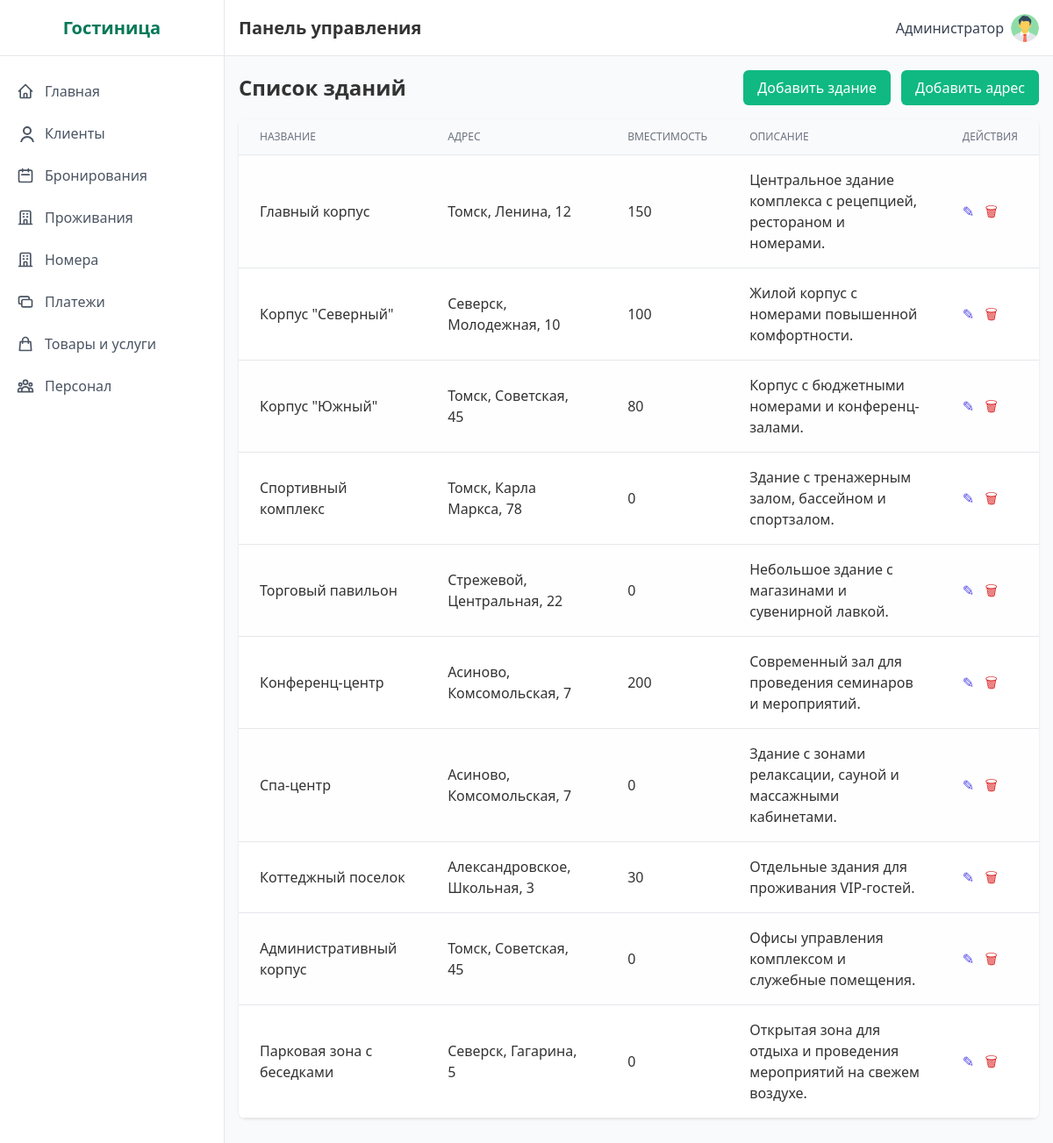
The app's page /buildings/ (signed in) with its own data.
### hotel/models.py (models this page shows, shortened)
class Building(models.Model):
    name = models.CharField('Название гостиницы', max_length=200)
    description = models.TextField('Описание здания')
    capacity = models.IntegerField('Количество мест')
    address = models.ForeignKey(Address, on_delete=models.CASCADE, verbose_name='Адрес', related_name='buildings')
    products = models.ManyToManyField(Product, through='BuildingProducts', verbose_name='Товары')
    services = models.ManyToManyField(Service, through='BuildingServices', verbose_name='Услуги')
    class Meta:
        verbose_name = 'Гостиница'
        verbose_name_plural = 'Гостиницы'

class Address(models.Model):
    city = models.CharField('Город', max_length=100)
    street = models.CharField('Улица', max_length=100)
    house = models.CharField('Номер дома', max_length=20)
    class Meta:
        verbose_name = 'Адрес'
        verbose_name_plural = 'Адреса'
    def __str__(self):
        return f"{self.city}, {self.street}, {self.house}"

### hotel/views.py (the view)
# urls.py: path('buildings/', views.BuildingListView.as_view(), name='building_list'),
class BuildingListView(ProtectedView, ListView):
    model = Building
    template_name = 'hotel/building_list.html'
    context_object_name = 'buildings'

### templates/hotel/building_list.html (shortened to what this page needs)
{% extends 'base.html' %}
{% block content %}
<div class="mb-8">
    <div class="flex justify-between items-center mb-4">
        <h2 class="text-2xl font-semibold">Список зданий</h2>
        <div class="space-x-2">
            <a href="{% url 'building_add' %}" class="btn-primary">Добавить здание</a>
            <a href="{% url 'address_list' %}" class="btn-primary">Добавить адрес</a>
        </div>
    </div>
    <div class="bg-white rounded-lg shadow overflow-hidden">
        <table class="min-w-full divide-y divide-gray-200">
            <thead class="bg-gray-50">
                <tr>
                    <th class="px-6 py-3 text-left text-xs font-medium text-gray-500 uppercase">Название</th>
                    <th class="px-6 py-3 text-left text-xs font-medium text-gray-500 uppercase">Адрес</th>
                    <th class="px-6 py-3 text-left text-xs font-medium text-gray-500 uppercase">Вместимость</th>
                    <th class="px-6 py-3 text-left text-xs font-medium text-gray-500 uppercase">Описание</th>
                    <th class="px-6 py-3 text-left text-xs font-medium text-gray-500 uppercase">Действия</th>
                </tr>
            </thead>
            <tbody class="bg-white divide-y divide-gray-200">
                {% for b in buildings %}
                <tr>
                    <td class="px-6 py-4">{{ b.name }}</td>
                    <td class="px-6 py-4">{{ b.address }}</td>
                    <td class="px-6 py-4">{{ b.capacity }}</td>
                    <td class="px-6 py-4">{{ b.description|truncatechars:80 }}</td>
                    <td class="px-6 py-4 space-x-2">
                        <a href="{% url 'building_edit' b.pk %}" class="text-indigo-600 hover:underline">✎</a>
                        <a href="{% url 'building_delete' b.pk %}" class="text-red-600 hover:underline">🗑</a>
                    </td>
                </tr>
                {% empty %}
                <tr>
                    <td colspan="5" class="px-6 py-4 text-center text-gray-500">Нет зарегистрированных зданий.</td>
                </tr>
                {% endfor %}
            </tbody>
        </table>
    </div>
</div>
{% endblock %}

### templates/base.html (shortened to what this page needs)
{% load static %}
<!DOCTYPE html>
<html lang="ru">
<head>
  <link href="https://cdnjs.cloudflare.com/ajax/libs/tailwindcss/2.2.19/tailwind.min.css" rel="stylesheet">
  <link href="{% static 'css/style.css' %}" rel="stylesheet">
</head>
<body class="flex h-screen bg-gray-50">
  {% if request.user.is_authenticated %}
<div class="sidebar w-64 flex-shrink-0 hidden md:block" id="sidebar">
  <div class="sidebar-brand flex items-center justify-center h-16 border-b border-gray-200">
    <h2 class="text-xl font-semibold text-green-700">Гостиница</h2>
  </div>
  <div class="py-4">
    <a href="{% url 'dashboard' %}"
       class="sidebar-link {% if request.resolver_match.url_name == 'dashboard' %}active{% endif %}">
      <span class="flex items-center">
        <svg class="w-5 h-5 mr-3" fill="none" stroke="currentColor" viewBox="0 0 24 24">
          <path stroke-linecap="round" stroke-linejoin="round" stroke-width="2"
                d="M3 12l2-2m0 0l7-7 7 7M5 10v10a1 1 0 001 1h3m10-11l2 2m-2-2v10a1 1 0
                   01-1 1h-3m-6 0a1 1 0 001-1v-4a1 1 0 011-1h2a1 1 0 011 1v4a1 1 0
                   001 1m-6 0h6"/>
        </svg>
        Главная
      </span>
    </a>
    <a href="{% url 'client_list' %}"
       class="sidebar-link {% if request.resolver_match.url_name == 'client_list' %}active{% endif %}">
      <span class="flex items-center">
        <svg class="w-5 h-5 mr-3" fill="none" stroke="currentColor" viewBox="0 0 24 24 desalination">
          <path stroke-linecap="round" stroke-linejoin="round" stroke-width="2"
                d="M16 7a4 4 0 11-8 0 4 4 0 018 0zM12 14a7 7 0
                   00-7 7h14a7 7 0 00-7-7z"/>
        </svg>
        Клиенты
      </span>
    </a>
    <a href="{% url 'booking_list' %}"
       class="sidebar-link {% if request.resolver_match.url_name == 'booking_list' %}active{% endif %}">
      <span class="flex items-center">
        <svg class="w-5 h-5 mr-3" fill="none" stroke="currentColor" viewBox="0 0 24 24">
          <path stroke-linecap="round" stroke-linejoin="round" stroke-width="2"
                d="M8 7V3m8 4V3m-9 8h10M5 21h14a2
                   2 0 002-2V7a2 2 0 00-2-2H5a2 2 0
                   00-2 2v12a2 2 0 002 2z"/>
        </svg>
        Бронирования
      </span>
    </a>
    <a href="{% url 'accommodation_list' %}"
       class="sidebar-link {% if request.resolver_match.url_name == 'accommodation_list' %}active{% endif %}">
      <span class="flex items-center">
        <svg class="w-5 h-5 mr-3" fill="none" stroke="currentColor" viewBox="0 0 24 24">
          <path stroke-linecap="round" stroke-linejoin="round" stroke-width="2"
                d="M19 21V5a2 2 0 00-2-2H7a2 2 0
                   00-2 2v16m14 0h2m-2 0h-5m-9 0H3m2
                   0h5M9 7h1m-1 4h1m4-4h1m-1
                   4h1m-5 10v-5a1 1 0 011-1h2a1
                   1 0 011 1v5m-4 0h4"/>
        </svg>
        Проживания
      </span>
    </a>
    <a href="{% url 'room_list' %}"
       class="sidebar-link {% if request.resolver_match.url_name == 'room_list' %}active{% endif %}">
      <span class="flex items-center">
        <svg class="w-5 h-5 mr-3" fill="none" stroke="currentColor" viewBox="0 0 24 24">
          <path stroke-linecap="round" stroke-linejoin="round" stroke-width="2"
                d="M19 21V5a2 2 0 00-2-2H7a2 2 0
                   00-2 2v16m14 0h2m-2 0h-5m-9 0H3m2
                   0h5M9 7h1m-1 4h1m4-4h1m-1
                   4h1m-5 10v-5a1 1 0 011-1h2a1
                   1 0 011 1v5m-4 0h4"/>
        </svg>
        Номера
      </span>
    </a>
    <a href="{% url 'payment_list' %}"
       class="sidebar-link {% if request.resolver_match.url_name == 'payment_list' %}active{% endif %}">
      <span class="flex items-center">
        <svg class="w-5 h-5 mr-3" fill="none" stroke="currentColor" viewBox="0 0 24 24">
          <path stroke-linecap="round" stroke-linejoin="round" stroke-width="2"
                d="M17 9V7a2 2 0 00-2-2H5a2
                   2 0 00-2 2v6a2 2 0 002 2h2m2
                   4h10a2 2 0 002-2v-6a2 2 0
                   00-2-2H9a2 2 0 00-2 2v6a2
                   2 0 002 2z"/>
        </svg>
        Платежи
      </span>
    </a>
    <a href="{% url 'inventory_orders' %}"
       class="sidebar-link {% if request.resolver_match.url_name == 'inventory_orders' %}active{% endif %}">
      <span class="flex items-center">
        <svg class="w-5 h-5 mr-3" fill="none" stroke="currentColor" viewBox="0 0 24 24">
          <path stroke-linecap="round" stroke-linejoin="round" stroke-width="2"
                d="M16 11V7a4 4 0 00-8 0v4M5
                   9h14l1 12H4L5 9z"/>
        </svg>
        Товары и услуги
      </span>
    </a>
    <a href="{% url 'employee_list' %}"
       class="sidebar-link {% if request.resolver_match.url_name == 'employee_list' %}active{% endif %}">
      <span class="flex items-center">
        Персонал
      </span>
    </a>
  </div>
</div>
{% endif %}
    <div class="flex-1 flex flex-col overflow-hidden">
        <header class="header flex items-center justify-between h-16 px-4 border-b border-gray-200">
            <div class="flex items-center">
                <h1 class="text-xl font-semibold">Панель управления</h1>
            </div>
            <div class="flex items-center space-x-4">
{% if request.user.is_authenticated %}
<div class="relative inline-block text-left">
  <button id="userMenuButton"
          class="flex items-center space-x-2 focus:outline-none">
    <span class="text-gray-700">
      {{ request.user.get_full_name|default:request.user.username }}
    </span>
    <img src="{{ request.user.profile.avatar_url|default:'/static/images/default-avatar.png' }}"
         alt="Аватар"
         class="w-8 h-8 rounded-full object-cover">
  </button>
</div>
{% endif %}
</div>
        </header>
        <main class="flex-1 overflow-y-auto p-4 bg-gray-50">
            {% block content %}{% endblock %}
        </main>
    </div>
</body>
</html>

### static/css/style.css (style rules this page uses)
:root { --primary-green: #10b981; --dark-green: #047857; --light-green: #a7f3d0; --bg-green: #ecfdf5; --border-gray: #e5e7eb; }
body { font-family: 'Segoe UI', Tahoma, Geneva, Verdana, sans-serif; background-color: var(--bg-green); color: #333; }
.sidebar { background-color: white; border-right: 1px solid var(--border-gray); }
.sidebar > div:first-child { border-bottom: 1px solid var(--border-gray); }
.sidebar-link { display: block; padding: 0.75rem 1rem; color: #4b5563; border-left: 3px solid transparent; transition: background-color .2s, border-color .2s; }
.sidebar .sidebar-brand { width: 100%; border-bottom: 1px solid var(--border-gray); }
.header { background-color: white; border-bottom: 1px solid var(--border-gray); box-shadow: 0 1px 3px rgba(0,0,0,0.05); }
.btn-primary { background-color: var(--primary-green); color: white; padding: 0.5rem 1rem; border-radius: 0.375rem; font-weight: 500; transition: background-color .2s; display: inline-block; text-decoration: none; }
table { width: 100%; border-collapse: collapse; }
table th, table td { padding: 0.75rem; }
table thead { background-color: #f9fafb; }
table tbody tr:nth-child(even) { background-color: #ffffff; }
table tbody tr:nth-child(odd) { background-color: #fefefe; }
table th { text-align: left; font-size: 0.75rem; text-transform: uppercase; color: #6b7280; border-bottom: 1px solid var(--border-gray); }
table td { border-bottom: 1px solid var(--border-gray); }
.mb-4 { margin-bottom: 1rem !important; }
.shadow { box-shadow: 0 1px 3px rgba(0,0,0,0.1) !important; }

### records on screen
Building: name "Главный корпус", address "Томск, Ленина, 12", capacity "150", description "Центральное здание комплекса с рецепцией, рестораном и номерами."
Building: name "Корпус \"Северный\"", address "Северск, Молодежная, 10", capacity "100", description "Жилой корпус с номерами повышенной комфортности."
Building: name "Корпус \"Южный\"", address "Томск, Советская, 45", capacity "80", description "Корпус с бюджетными номерами и конференц-залами."
Building: name "Спортивный комплекс", address "Томск, Карла Маркса, 78", capacity "0", description "Здание с тренажерным залом, бассейном и спортзалом."
Building: name "Торговый павильон", address "Стрежевой, Центральная, 22", capacity "0", description "Небольшое здание с магазинами и сувенирной лавкой."
Building: name "Конференц-центр", address "Асиново, Комсомольская, 7", capacity "200", description "Современный зал для проведения семинаров и мероприятий."
Building: name "Спа-центр", address "Асиново, Комсомольская, 7", capacity "0", description "Здание с зонами релаксации, сауной и массажными кабинетами."
Building: name "Коттеджный поселок", address "Александровское, Школьная, 3", capacity "30", description "Отдельные здания для проживания VIP-гостей."
Building: name "Административный корпус", address "Томск, Советская, 45", capacity "0", description "Офисы управления комплексом и служебные помещения."
Building: name "Парковая зона с беседками", address "Северск, Гагарина, 5", capacity "0", description "Открытая зона для отдыха и проведения мероприятий на свежем воздухе."

### other values on screen
{{ request.user.get_full_name|default:request.user.username }} "Администратор"
